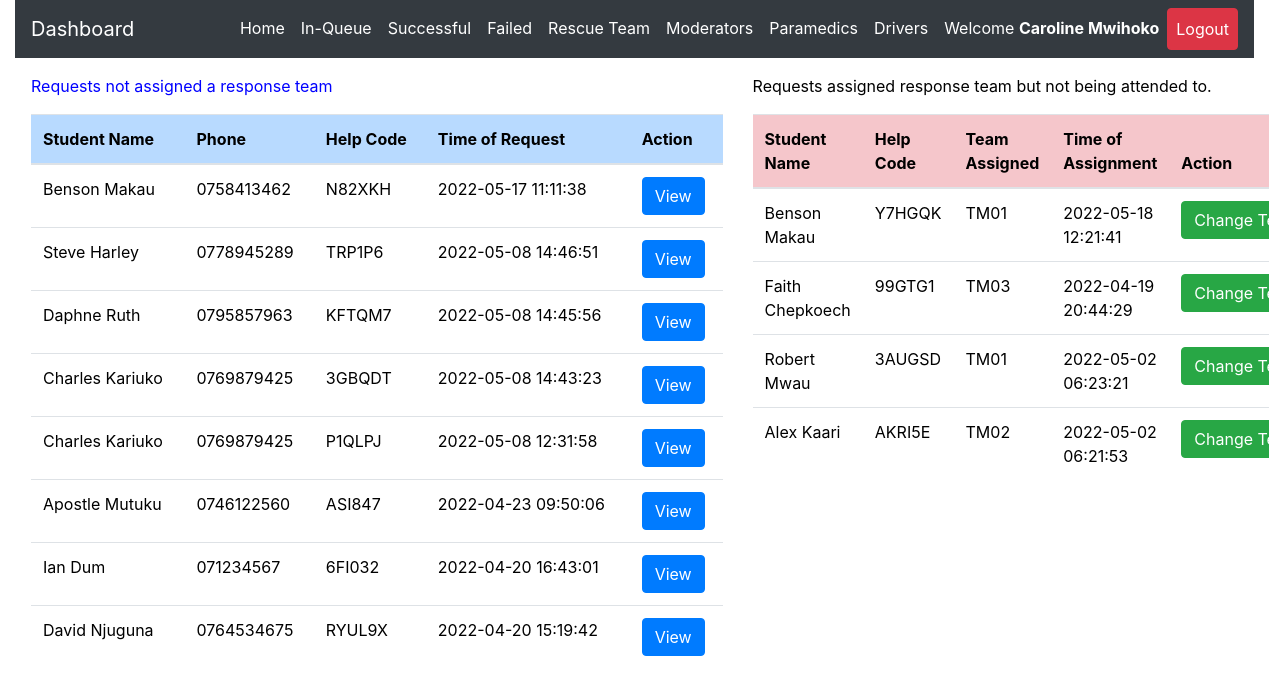
The app's page /admin/inqueue.php (signed in), older data.
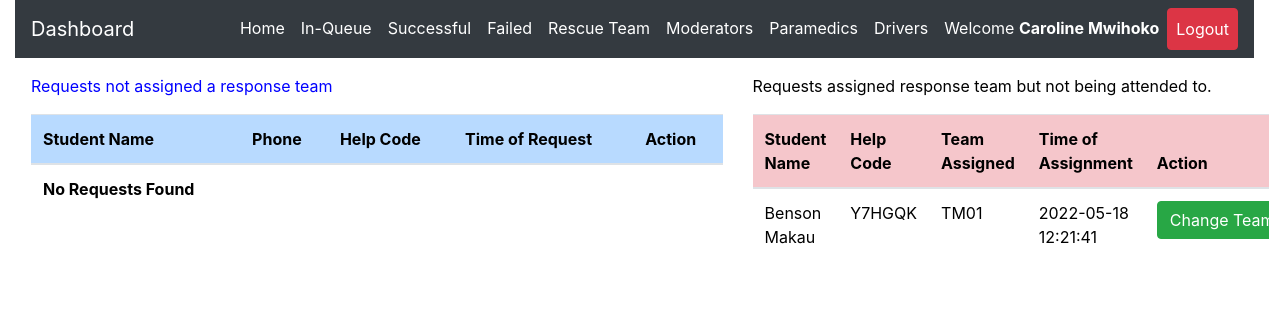
The same page, newer data.
### tables this page shows
CREATE TABLE `request_status` (
  `id` int(20) NOT NULL,
  `helpID` varchar(50) NOT NULL,
  `ip_address` varchar(100) NOT NULL,
  `request_latitude` varchar(50) NOT NULL,
  `request_longitude` varchar(50) NOT NULL,
  `status` varchar(50) DEFAULT 'Pending',
  `emergency_type` varchar(50) NOT NULL,
  `emergency_description` varchar(255) DEFAULT NULL,
  `admNo` varchar(255) NOT NULL,
  `timestamp` datetime NOT NULL DEFAULT CURRENT_TIMESTAMP
);

CREATE TABLE `student_details` (
  `id` int(20) NOT NULL,
  `regNum` varchar(255) NOT NULL,
  `firstname` varchar(255) NOT NULL,
  `lastname` varchar(255) NOT NULL,
  `emailaddress` varchar(255) NOT NULL,
  `phonenumber` varchar(15) NOT NULL,
  `password` varchar(255) NOT NULL,
  `password_reset_token` varchar(500) DEFAULT NULL,
  `date` datetime NOT NULL DEFAULT CURRENT_TIMESTAMP
);

CREATE TABLE `rescue_team_tasks` (
  `id` int(10) NOT NULL,
  `task_help_code` varchar(50) NOT NULL,
  `rescue_team_id` varchar(50) NOT NULL,
  `assigning_admin_id` varchar(50) NOT NULL,
  `team_status` varchar(255) NOT NULL DEFAULT 'Unassigned',
  `assignment_time` datetime NOT NULL DEFAULT CURRENT_TIMESTAMP,
  `ip_address` varchar(50) NOT NULL DEFAULT '0.0.0.0',
  `latitude` varchar(20) NOT NULL DEFAULT '0.0',
  `longitude` varchar(20) NOT NULL DEFAULT '0.0'
);

### admin/inqueue.php (the view, shortened to what this page needs)
<?php
include 'server.php';
?>
<!DOCTYPE html>
<html lang="en">
<?php include './includes/header.php'; ?>
  <body>
    <?php include './includes/navbar.php'; ?>
  <div class="row m-3">
    <div class="col-md-7">
<div class="table-responsive-lg">
    <table class="table" style='color:black'>
        <thead>
          <p  style='color:blue; font-weight:normal'>
          Requests not assigned a response team
</p>
            <tr >
              <th scope="col" class="table-primary">Student Name</th>
              <th scope="col" class="table-primary">Phone</th>
              <th scope="col" class="table-primary">Help Code</th>
              <th scope="col" class="table-primary">Time of Request</th>
              <th scope="col" class="table-primary">Action</th>
            </tr>
          </thead>
          <tbody>
    <?php
    if($_SESSION['admin_id']){
        $data_fetch_query = "SELECT request_status.id, request_status.helpID,request_status.status,
        request_status.admNo,request_status.timestamp,student_details.regNum,student_details.regNum,
        student_details.firstname,student_details.lastname,student_details.phonenumber
        FROM request_status
        INNER JOIN student_details ON request_status.admNo = student_details.regNum  WHERE request_status.status ='Pending' order by request_status.timestamp DESC;";
        $data_result = mysqli_query($db, $data_fetch_query);
        if ($data_result->num_rows > 0){
            while($row = $data_result->fetch_assoc()) {
            $help_code=$row["helpID"];
        echo "<tr style='font-weight:normal'> <td>" .$row["firstname"]. " ".$row["lastname"]. "</td>";
        echo "<td>" .$row["phonenumber"]."</td>";
        echo "<td>" .$row["helpID"]."</td>";
        echo "<td>" .$row["timestamp"]."</td>";
        echo "<td>
        <form method ='POST' action='server.php'>
        <input  type='text' hidden name='help_code' value='$help_code'>
        <input type='submit' value='View' name='view-btn' class='btn btn-primary'>
        </form>
        </td> </tr>";
        }
        }else{
        echo "<td>"."No Requests Found"."</td>";
        }
        } else{
            echo "<td>"."No Data Found"."</td>";
        }
?>
          </tbody>
    </table>
  </div>
  </div>
  <div class="col-md-5">
    <div class="table-responsive-lg">
        <table class="table" style='color:black'>
            <thead>
              <p style='color:black; font-weight:normal'>
              Requests assigned response team but not being attended to.
      </p>
                <tr >
                  <th scope="col" class="table-danger">Student Name</th>
                  <th scope="col" class="table-danger">Help Code</th>
                  <th scope="col" class="table-danger">Team Assigned</th>
                  <th scope="col" class="table-danger">Time of Assignment</th>
                  <th scope="col" class="table-danger">Action</th>
                </tr>
              </thead>
              <tbody>
        <?php
        if($_SESSION['admin_id']){
          $data_fetch_query = "SELECT request_status.id, request_status.helpID,request_status.status,
          request_status.admNo,request_status.timestamp,student_details.regNum,student_details.regNum,
          student_details.firstname,student_details.lastname,student_details.phonenumber, rescue_team_tasks.*
          FROM request_status
          INNER JOIN student_details ON request_status.admNo = student_details.regNum
          INNER JOIN rescue_team_tasks ON request_status.helpID = rescue_team_tasks.task_help_code
          WHERE request_status.status ='Assigned' order by request_status.timestamp DESC;";
            $data_result = mysqli_query($db, $data_fetch_query);
            if ($data_result->num_rows > 0){
                while($row = $data_result->fetch_assoc()) {
                $help_code=$row["helpID"];
            echo "<tr style='font-weight:normal'> <td>" .$row["firstname"]. " ".$row["lastname"]. "</td>";
            echo "<td>" .$row["helpID"]."</td>";
            echo "<td>" .$row["rescue_team_id"]."</td>";
            echo "<td>" .$row["assignment_time"]."</td>";
            echo "<td>
            <form method ='POST' action='server.php'>
            <input hidden type='text' name='help_code_2' value='$help_code'>
            <input type='submit' name='reassign-btn' value='Change Team' class='btn btn-success'>
            </form>
            </td> </tr>";
            }
            }else{
            echo "<td>"."No Data is available"."</td>";
            }
            } else{
                echo "<td>"."No Data Found"."</td>";
            }
    ?>
              </tbody>
        </table>
      </div>
      </div>
</div>
  </body>
</html>

Row changes from the older to the newer data that the page shows:
removed request_status: admNo.firstname "Benson", admNo.lastname "Makau", admNo.phonenumber "0758413462", helpID "N82XKH", timestamp "2022-05-17 11:11:38"
removed request_status: admNo.firstname "Steve", admNo.lastname "Harley", admNo.phonenumber "0778945289", helpID "TRP1P6", timestamp "2022-05-08 14:46:51"
removed request_status: admNo.firstname "Daphne", admNo.lastname "Ruth", admNo.phonenumber "0795857963", helpID "KFTQM7", timestamp "2022-05-08 14:45:56"
removed request_status: admNo.firstname "Charles", admNo.lastname "Kariuko", admNo.phonenumber "0769879425", helpID "3GBQDT", timestamp "2022-05-08 14:43:23"
removed request_status: admNo.firstname "Charles", admNo.lastname "Kariuko", admNo.phonenumber "0769879425", helpID "P1QLPJ", timestamp "2022-05-08 12:31:58"
removed request_status: admNo.firstname "Apostle", admNo.lastname "Mutuku", admNo.phonenumber "0746122560", helpID "ASI847", timestamp "2022-04-23 09:50:06"
removed request_status: admNo.firstname "Ian", admNo.lastname "Dum", admNo.phonenumber "071234567", helpID "6FI032", timestamp "2022-04-20 16:43:01"
removed request_status: admNo.firstname "David", admNo.lastname "Njuguna", admNo.phonenumber "0764534675", helpID "RYUL9X", timestamp "2022-04-20 15:19:42"
removed request_status: admNo.firstname "Faith", admNo.lastname "Chepkoech", helpID "99GTG1", rescue_team_tasks.rescue_team_id "TM03", rescue_team_tasks.assignment_time "2022-04-19 20:44:29"
removed request_status: admNo.firstname "Robert", admNo.lastname "Mwau", helpID "3AUGSD", rescue_team_tasks.rescue_team_id "TM01", rescue_team_tasks.assignment_time "2022-05-02 06:23:21"
removed request_status: admNo.firstname "Alex", admNo.lastname "Kaari", helpID "AKRI5E", rescue_team_tasks.rescue_team_id "TM02", rescue_team_tasks.assignment_time "2022-05-02 06:21:53"
Text that changed along with them:
text now shown: "No Requests Found"
